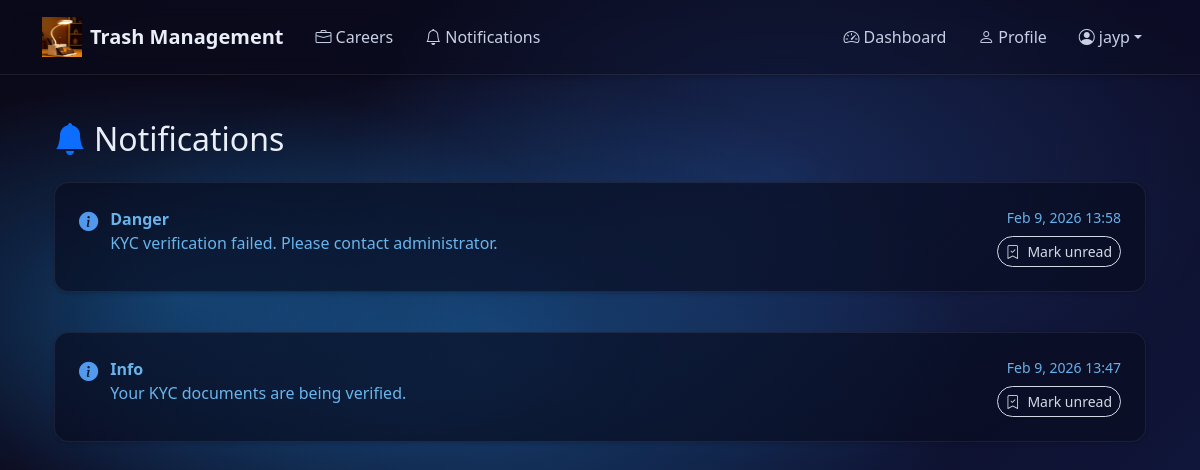
The page /notifications/ (signed in) on the database its author committed.
### apps/accounts/models.py (models this page shows, shortened)
class User(AbstractUser):
    ROLE_CHOICES = (
        ('customer', 'Customer'),
        ('collector', 'Collector'),
        ('admin', 'Admin'),
    )
    role = models.CharField(max_length=20, choices=ROLE_CHOICES, default='customer')
    collector_approved = models.BooleanField(default=False)

### apps/notifications/models.py (models this page shows, shortened)
class Notification(models.Model):
    LEVEL_CHOICES = [
        ('info', 'Info'),
        ('success', 'Success'),
        ('warning', 'Warning'),
        ('danger', 'Danger'),
    ]
    recipient = models.ForeignKey(
        settings.AUTH_USER_MODEL, null=True, blank=True, on_delete=models.CASCADE
    )
    message = models.TextField()
    level = models.CharField(max_length=16, choices=LEVEL_CHOICES, default='info')
    link = models.CharField(max_length=512, blank=True)
    read = models.BooleanField(default=False)
    created_at = models.DateTimeField(auto_now_add=True)
    class Meta:
        ordering = ['-created_at']

### apps/notifications/views.py (the view)
# urls.py: path('', views.index, name='notifications-index'),
def index(request):
    if request.user.is_authenticated:
        notifs = Notification.objects.filter(recipient=request.user)
    else:
        notifs = Notification.objects.filter(recipient__isnull=True)
    return render(request, 'notifications/index.html', {'notifications': notifs})

### templates/notifications/index.html (shortened to what this page needs)
{% extends 'base.html' %}
{% block content %}
<div class="container mt-4 notifications-page">
  <h2 class="mb-4"><i class="bi bi-bell-fill text-primary me-2"></i>Notifications</h2>
  {% if notifications %}
    <div class="row g-3">
      {% for n in notifications %}
        <div class="col-12">
          <div class="card notification-card {% if n.read %}notification-read{% else %}notification-unread{% endif %}">
            <div class="card-body d-flex justify-content-between align-items-start">
              <div class="d-flex">
                <div class="notification-icon">
                  {% if n.level == 'success' %}
                    <i class="bi bi-check-circle-fill"></i>
                  {% elif n.level == 'warning' %}
                    <i class="bi bi-exclamation-triangle-fill"></i>
                  {% elif n.level == 'error' %}
                    <i class="bi bi-x-circle-fill"></i>
                  {% else %}
                    <i class="bi bi-info-circle-fill"></i>
                  {% endif %}
                </div>
                <div>
                  <div class="fw-bold">{{ n.level|capfirst }}</div>
                  <div>{{ n.message }}</div>
                </div>
              </div>
              <div class="text-end">
                <div class="text-muted small">{{ n.created_at|date:"M j, Y H:i" }}</div>
                {% if n.recipient %}
                  <button class="btn btn-sm btn-outline-primary toggle-read-btn mt-2" data-id="{{ n.id }}">
                    <i class="bi {% if n.read %}bi-bookmark-check{% else %}bi-bookmark{% endif %} me-1"></i>
                    {% if n.read %}Mark unread{% else %}Mark read{% endif %}
                  </button>
                {% endif %}
              </div>
            </div>
          </div>
        </div>
      {% endfor %}
    </div>
  {% else %}
    <div class="alert alert-info d-flex align-items-center">
      <i class="bi bi-info-circle-fill me-2 fs-4"></i>
      No notifications at this time.
    </div>
  {% endif %}
</div>
{% endblock %}

### templates/base.html (shortened to what this page needs)
<!doctype html>
<html>
  <head>
    <link href="https://cdn.jsdelivr.net/npm/bootstrap@5.3.0/dist/css/bootstrap.min.css" rel="stylesheet">
    <link rel="stylesheet" href="https://cdn.jsdelivr.net/npm/bootstrap-icons@1.11.3/font/bootstrap-icons.min.css">
    {% load static %}
    <link rel="stylesheet" href="{% static 'css/trash_style.css' %}">
  </head>
  <body>
    <nav class="navbar navbar-expand-lg fixed-top transparent-nav">
      <div class="container">
        <a class="navbar-brand d-flex align-items-center" href="/">
          <img src="{% static 'images/logo.png' %}" alt="Logo" width="40" height="40" class="me-2">
          <strong>Trash Management</strong>
        </a>
        <div class="collapse navbar-collapse" id="navbarsExample07">
          <ul class="navbar-nav me-auto mb-2 mb-lg-0">
            <li class="nav-item">
              <a class="nav-link" href="/careers/become-collector/">
                <i class="bi bi-briefcase me-1"></i>Careers
              </a>
            </li>
            <li class="nav-item">
              <a class="nav-link" href="/notifications/">
                <i class="bi bi-bell me-1"></i>Notifications
              </a>
            </li>
          </ul>
          <ul class="navbar-nav ms-auto mb-2 mb-lg-0 align-items-center">
            {% if request.user.is_authenticated %}
              <li class="nav-item">
                <a class="nav-link" href="{% url 'accounts:dashboard' %}">
                  <i class="bi bi-speedometer2 me-1"></i>Dashboard
                </a>
              </li>
              <li class="nav-item">
                <a class="nav-link" href="{% url 'accounts:profile' %}">
                  <i class="bi bi-person me-1"></i>Profile
                </a>
              </li>
              <li class="nav-item dropdown">
                <a class="nav-link dropdown-toggle d-flex align-items-center" href="#" id="userMenu" data-bs-toggle="dropdown" aria-expanded="false">
                  <i class="bi bi-person-circle me-1"></i>{{ request.user.get_full_name|default:request.user.username }}
                </a>
              </li>
            {% endif %}
          </ul>
        </div>
      </div>
    </nav>
    <main class="container py-4 fade-in">
      {% block content %}{% endblock %}
    </main>
  </body>
</html>

### static/css/trash_style.css (style rules this page uses)
:root { --primary-blue: #59a6ff; --primary-dark: #2f7fe3; --accent-cyan: #73C2FB; --night-0: #0b0a1a; --night-1: #0d0d26; --night-2: #10163a; --text-light: #e9eef7; --text-muted: #c7d0e4; --shadow-sm: 0 0.125rem 0.25rem rgba(0,0,0,0.18); --shadow-hover: 0 0.75rem 1.5rem rgba(0,0,0,0.28); }
body { background: radial-gradient(600px 300px at 15% 60%, rgba(32, 160, 255, 0.28), rgba(0, 0, 0, 0) 70%), radial-gradient(700px 420px at 40% 75%, rgba(38, 160, 255, 0.35), rgba(0, 0, 0, 0) 70%), radial-gradient(620px 420px at 65% 35%, rgba(60, 140, 255, 0.22), rgba(0, 0, 0, 0) 70%), linear-gradient(135deg, var(--night-0) 0%, var(--night-1) 60%, var(--night-2) 100%); color: var(--text-light); font-family: 'Montserrat', system-ui, -apple-system, 'Segoe UI', Roboto, 'Helvetica Neue', sans-serif; }
.navbar { background: rgba(9, 10, 26, 0.35) !important; backdrop-filter: blur(10px); border-bottom: 1px solid rgba(255, 255, 255, 0.08); box-shadow: var(--shadow-sm); padding: 0.75rem 1rem; }
.navbar .navbar-brand { font-weight: 600; color: var(--text-light); }
.navbar .nav-link { color: var(--text-muted); font-weight: 500; padding: 0.5rem 1rem !important; transition: color 0.15s ease-in-out; }
.fade-in { animation: fadeIn 0.4s ease-out; }
.card { border: 1px solid rgba(255,255,255,0.08); border-radius: 0.9rem; box-shadow: var(--shadow-sm); transition: transform 0.2s ease, box-shadow 0.2s ease; background: rgba(8, 12, 32, 0.7); margin-bottom: 1.5rem; }
.card-body { padding: 1.5rem; }
.btn-outline-primary { color: var(--text-light); border-color: var(--text-light); border-radius: 2rem; }
.text-muted { color: var(--accent-cyan) !important; }
.notification-icon { font-size: 1.2rem; margin-right: 0.75rem; color: var(--primary-blue); }
.notifications-page .notification-card { background: rgba(8, 12, 32, 0.75); border: 1px solid rgba(255,255,255,0.08); box-shadow: var(--shadow-sm); }
.notifications-page .notification-read { opacity: 0.9; }
.card .card-body, .card .card-body p, .card .card-body strong { color: var(--accent-cyan); }

### templates/base.html (style rules this page uses)
.transparent-nav { background: rgba(9, 10, 26, 0.35) !important; backdrop-filter: blur(10px); border-bottom: 1px solid rgba(255, 255, 255, 0.08); }
.navbar-collapse { background: rgba(9, 10, 26, 0.7); border-radius: 0.75rem; padding: 0.5rem 0.75rem; }
@media (min-width: 992px) { .navbar-collapse { background: transparent; border-radius: 0; padding: 0; } }
body.has-fixed-nav { padding-top: 72px; }

### rows shown on the page
User: user.get_full_name "jayp"
Notification: level "Danger", message "KYC verification failed. Please contact administrator.", created_at "Feb 9, 2026 13:58", read True (drawn)
Notification: level "Info", message "Your KYC documents are being verified.", created_at "Feb 9, 2026 13:47", read True (drawn)
